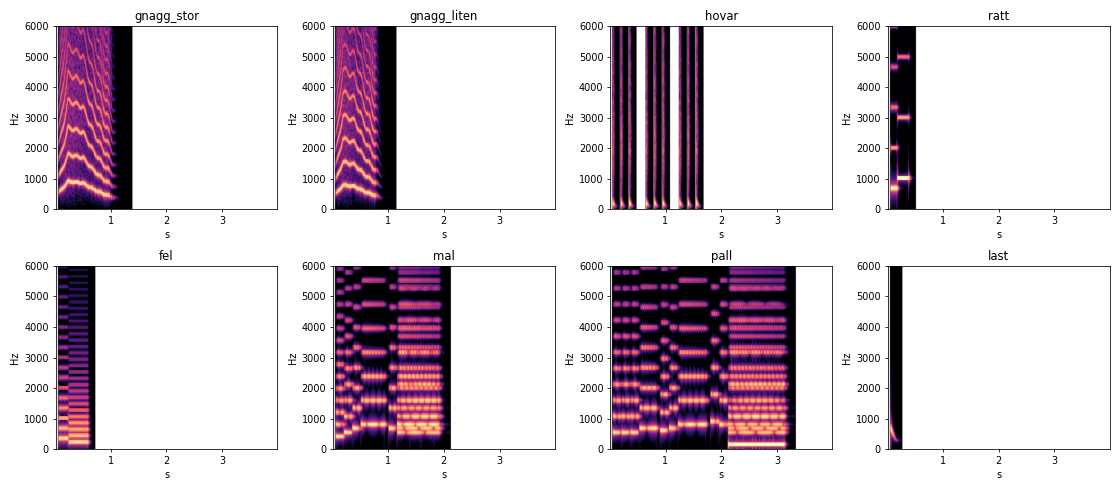

Write the Python code that produced this figure.
"""Ritar spektrogram för de viktigaste ljuden (ur ljud.json) till spektrogram.png – för att kontrollera formen med ögat."""
import json, base64, numpy as np
import matplotlib; matplotlib.use("Agg")
import matplotlib.pyplot as plt
d = json.load(open("ljud.json"))
namn = ["gnagg_stor", "gnagg_liten", "hovar", "ratt", "fel", "mal", "pall", "last"]
fig, ax = plt.subplots(2, 4, figsize=(16, 7))
for a, n in zip(ax.ravel(), namn):
    o = d[n]; x = np.frombuffer(base64.b64decode(o["b64"]), dtype=np.float32); sr = o["sr"]
    a.specgram(x, NFFT=1024, Fs=sr, noverlap=896, cmap="magma", vmin=-110, vmax=-30)
    a.set_ylim(0, 6000); a.set_title(n); a.set_xlabel("s"); a.set_ylabel("Hz")
plt.tight_layout(); plt.savefig("spektrogram.png", dpi=70)
